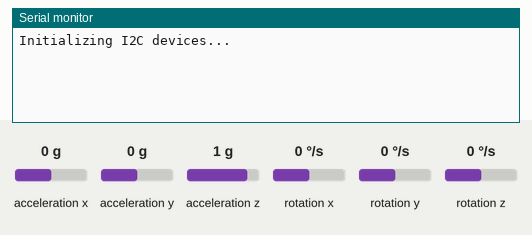
This sketch was run on a simulated Arduino Uno, built with avr-gcc and run on an emulated ATmega328P. Parts: the last lines printed to the serial monitor. Inputs (shaded band) come from the test bench; at power-on: acceleration x 0 g, acceleration y 0 g, acceleration z 1 g, rotation x 0 °/s, rotation y 0 °/s, rotation z 0 °/s.

Above: at 1.5 s.
1.6 s: acceleration x set to -1.4 g
At 2.1 s:
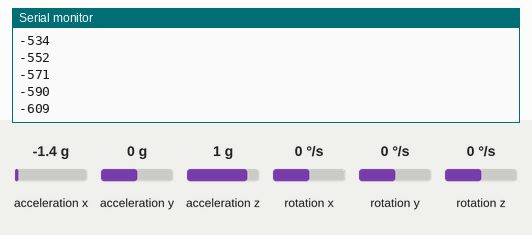
3.1 s: acceleration x set to -0.8 g
At 3.8 s:
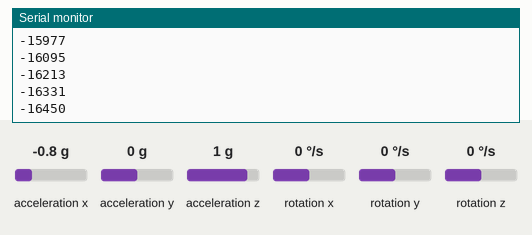
Timing chart, 0 to 6.1 s (numbered marks = the images above; inputs shaded):
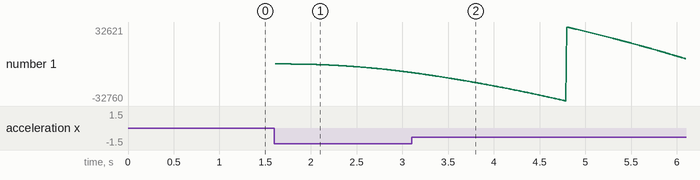

Measured:
- after the input at 1.6 s, the serial monitor: prints a new line at once (image 1)

The sketch:

Filtrowanie.ino
```cpp
#include "Wire.h"
#include "MPU6050.h"
MPU6050 accelgyro;
int16_t axi, ayi, azi;  // define accel as ax,ay,az
int16_t gxi, gyi, gzi;  // define gyro as gx,gy,gz
long faxi;

// #include "SampleFilter.h"
#include "SampleFilter.h"
SampleFilter FiltrX;
SampleFilter FiltrY;


long calibX = 0;


void setup() { // <----------------------------------------------------------      SETUP
  Wire.begin();      // join I2C bus
  Serial.begin(9600);    //  initialize serial communication
  Serial.println("Initializing I2C devices...");
  accelgyro.initialize();

  SampleFilter_init(&FiltrX);
  SampleFilter_init(&FiltrY);

  for (int i = 1; i <= 100; i++) { // <--- kalibracja
    accelgyro.getMotion6(&axi, &ayi, &azi, &gxi, &gyi, &gzi);  // read measurements from device
    calibX += axi;
//        Serial.print(axi);
//        Serial.print(' ');
//        Serial.println(calibX);
  }
  calibX /= 100;
//    Serial.println(calibX);
}

float Vxp = 0;
float Vxk = 0;
float dVx = 0;
float dSx = 0;
float Sxk = 0;
//long ax = 0;

//long Vyp = 0;
//long Vyk = 0;
//long dVy = 0;
//long Sy = 0;

long ts = 0;
float tstop = 0;


int move_xy_ar[] = {0, 0, 0, 0};
int border = 5;
int i = 0;


void loop() { // <----------------------------------------------------------      LOOP
  ts = micros();
  accel_xy();
//  Serial.println(move_xy_ar[0]);

  if (abs(move_xy_ar[0]) > border) {
    move_xy();
    i = 1;
    Serial.println(move_xy_ar[2]);
  } else if ((abs(move_xy_ar[0]) < border) && (i > 0) && (i <= 10)){
    move_xy();
    Serial.println(move_xy_ar[2]);
    i++;
//    Serial.println(i);
  }
//  Serial.println(i);
  if (i >= 10 ){
    i = 0;
//    Serial.println(i);
    Vxp = 0;
    Vxk = 0;
    dVx = 0;
    dSx = 0;
    Sxk = 0;
  }
//  Serial.println(Sxk);

  tstop = micros() - ts;
}


void accel_xy(){
  accelgyro.getMotion6(&axi, &ayi, &azi, &gxi, &gyi, &gzi);  // read measurements from device
  axi -= int(calibX);
  SampleFilter_put(&FiltrX, axi);
  faxi = SampleFilter_get(&FiltrX);
//    Serial.print(faxi);
//    Serial.print(' ');
  faxi = (faxi * 981) / 17850;
//    Serial.print(faxi);
//    Serial.println(' ');
  move_xy_ar[0] = int(faxi);
}

void move_xy(){
  tstop = tstop / 1000000;
  //  Serial.print(tstop, 3);
  //  Serial.print(' ');
  dVx = faxi * tstop; //float(ax) * t;
  Vxk = dVx + Vxp;
  Vxp = Vxk;
  dSx = ((Vxp * tstop) + (faxi * pow(tstop, 2)) / 2);
  Sxk += dSx;
  move_xy_ar[2] = int(Sxk * 10);
}
```

SampleFilter.cpp
```cpp
#include "SampleFilter.h"

static int filter_taps[SAMPLEFILTER_TAP_NUM] = {
  191,
  598,
  856,
  1418,
  1953,
  2563,
  3110,
  3570,
  3867,
  3972,
  3867,
  3570,
  3110,
  2563,
  1953,
  1418,
  856,
  598,
  191
};

void SampleFilter_init(SampleFilter* f) {
  int i;
  for(i = 0; i < SAMPLEFILTER_TAP_NUM; ++i)
    f->history[i] = 0;
  f->last_index = 0;
}

void SampleFilter_put(SampleFilter* f, int input) {
  f->history[f->last_index++] = input;
  if(f->last_index == SAMPLEFILTER_TAP_NUM)
    f->last_index = 0;
}

int SampleFilter_get(SampleFilter* f) {
  long long acc = 0;
  int index = f->last_index, i;
  for(i = 0; i < SAMPLEFILTER_TAP_NUM; ++i) {
    index = index != 0 ? index-1 : SAMPLEFILTER_TAP_NUM-1;
    acc += (long long)f->history[index] * filter_taps[i];
  };
  return acc >> 16;
}
```

SampleFilter.h
```cpp
#ifndef SAMPLEFILTER_H_
#define SAMPLEFILTER_H_

/*

FIR filter designed with
 http://t-filter.appspot.com

sampling frequency: 500 Hz

fixed point precision: 16 bits

* 0 Hz - 20 Hz
  gain = 1
  desired ripple = 5 dB
  actual ripple = n/a

* 50 Hz - 250 Hz
  gain = 0
  desired attenuation = -40 dB
  actual attenuation = n/a

*/

#define SAMPLEFILTER_TAP_NUM 19

typedef struct {
  int history[SAMPLEFILTER_TAP_NUM];
  unsigned int last_index;
} SampleFilter;

void SampleFilter_init(SampleFilter* f);
void SampleFilter_put(SampleFilter* f, int input);
int SampleFilter_get(SampleFilter* f);

#endif
```
